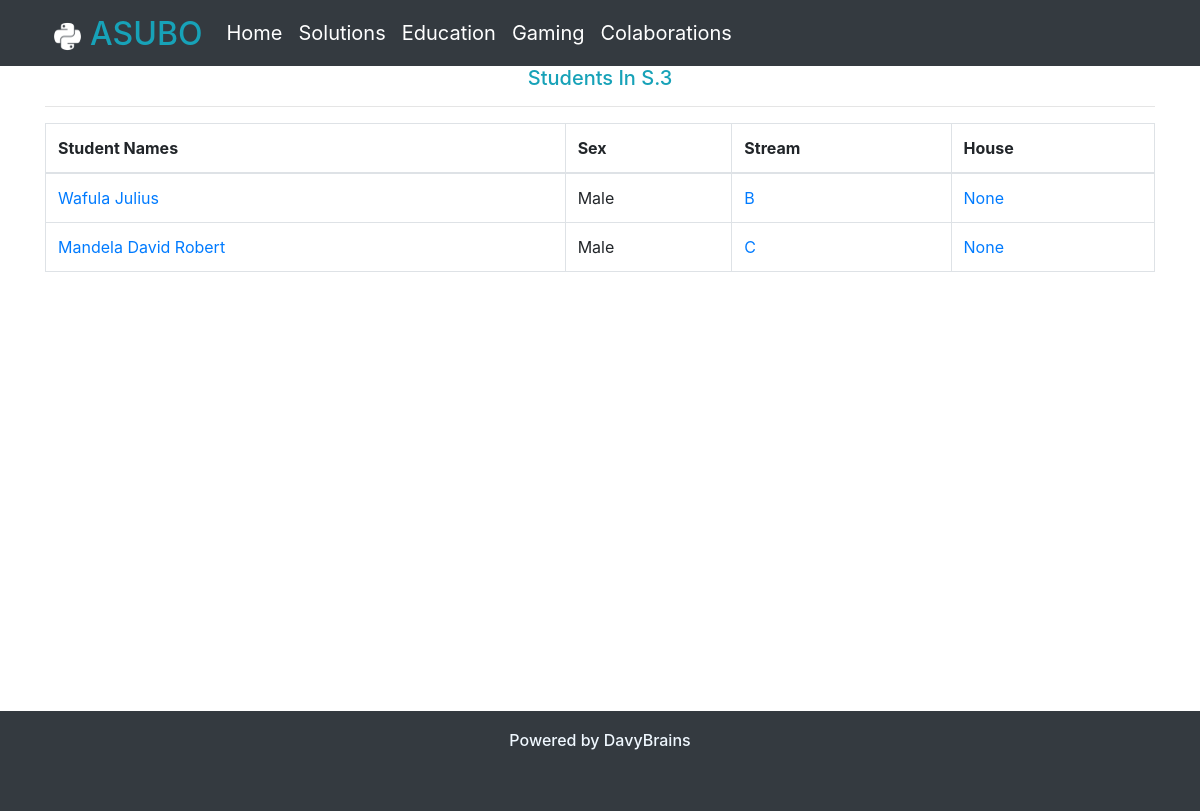
The app's page /studentresults/students/S.3/ with its own data.
### reportcards/models.py (models this page shows, shortened)
class Student(models.Model):
    class_choices = (
        ('S.1', 'S.1'),
        ('S.2', 'S.2'),
        ('S.3', 'S.3'),
        ('S.4', 'S.4'),
        ('S.5', 'S.5'),
        ('S.6', 'S.6'),
    )
    streams = (
        ('A', 'A'),
        ('B', 'B'),
        ('C', 'C'),
        ('S', 'S'),
    )
    sex_choices = (
        ('Female', 'Female'),
        ('Male', 'Male')
    )
    house_choices = (
        ('Australia', 'Australia'),
        ('Brazil', 'Brazil'),
        ('Canada', 'Canada'),
        ('France', 'France'),
        ('Japan', 'Japan'),
        ('Nigeria', 'Nigeria')
    )
    sir_name = models.CharField(max_length=50)
    given_name = models.CharField(max_length=50)
    other_names = models.CharField(max_length=50, null=True, blank=True)
    sex = models.CharField(max_length=8, choices=sex_choices)
    passport_photo = models.ImageField(upload_to='passports', blank=True, null=True)
    klass = models.CharField(max_length=5, choices=class_choices)
    stream = models.CharField(max_length=10, choices=streams)
    house = models.CharField(max_length=10, choices=house_choices, blank=True, null=True)
    date_added = models.DateTimeField(auto_now=True)
    scores = {}
    @property
    def full_names(self):
        if self.other_names != None:
            return f'{self.sir_name} {self.given_name} {self.other_names}'
        else:
            return f'{self.sir_name} {self.given_name}'

### reportcards/views.py (the view)
# urls.py: path('students/<cl>/', views.view_by_class, name='students_by_class'),
def view_by_class(request, cl):
    students = Student.objects.filter(klass = cl)
    context = {
        'students': students,
        'class': cl,
    }
    return render(request, 'reportcards/view_by_class.html', context)

### reportcards/templates/reportcards/view_by_class.html (shortened to what this page needs)
{% extends 'mainapp/base.html' %}
{% block content %}
    <div class="container">
        <h5 class="text-center text-info">Students In {{ class }}</h5><hr>
        <table class="table table-bordered">
            <thead>
                <tr>
                    <th>Student Names</th>
                    <th>Sex</th>
                    <th>Stream</th>
                    <th>House</th>
                </tr>
            </thead>
            <tbody>
                {% for s in students %}
                    <tr>
                        <td><a href="{% url 'student' s.id %}">{{s.full_names}}</a></td>
                        <td>{{s.sex}}</td>
                        <td><a href="{% url 'students_by_stream' s.klass s.stream %}">{{s.stream}}</a></td>
                        <td><a href="{% url 'students_by_house' s.house %}">{{s.house}}</a> </td>
                    </tr>
                {% endfor %}
            </tbody>
        </table>
    </div>
{% endblock content %}

### mainapp/templates/mainapp/base.html (style rules this page uses)
* { text-decoration: none; }
body { min-height: 100vh; }

### records on screen
Student: full_names "Wafula Julius", sex "Male", stream "B", house "None"
Student: full_names "Mandela David Robert", sex "Male", stream "C", house "None"

### other values on screen
{{ class }} "S.3"
